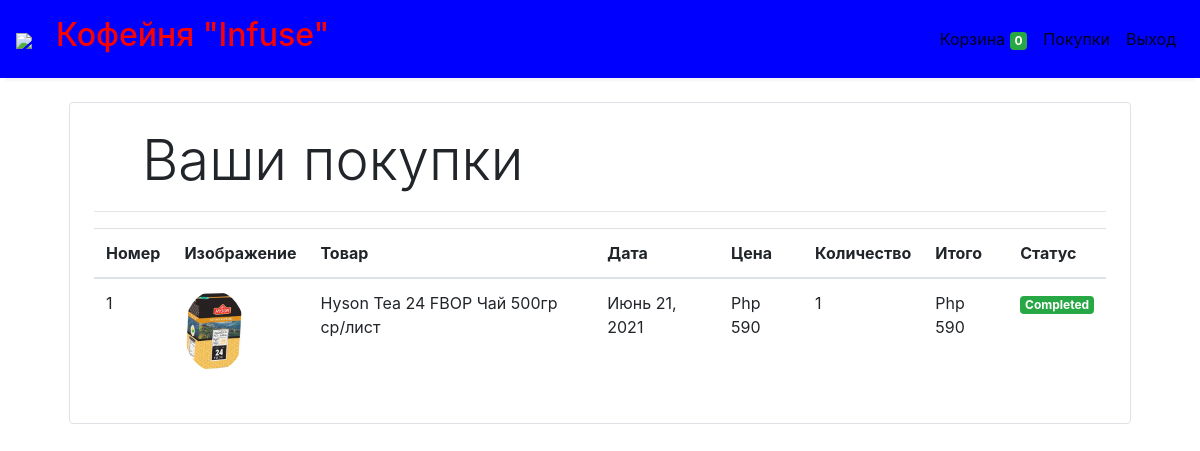
Screenshot of /orders (signed in) with the database file from the repository.
### store/models/orders.py (models this page shows, shortened)
class Order(models.Model):
    product = models.ForeignKey(Products,
                                on_delete=models.CASCADE, verbose_name="Товар")
    customer = models.ForeignKey(Customer,
                                 on_delete=models.CASCADE, verbose_name="Продавец")
    quantity = models.IntegerField(default=1, verbose_name="количество")
    price = models.IntegerField(verbose_name="цена")
    address = models.CharField (max_length=50, default='', blank=True, verbose_name="адрес")
    phone = models.CharField (max_length=50, default='', blank=True,verbose_name="телефон")
    date = models.DateField (default=datetime.datetime.today, verbose_name="дата")
    status = models.BooleanField (default=False, verbose_name="статус")
    class Meta:
        verbose_name="Ордера"
        verbose_name_plural="Ордера"
    @staticmethod
    def get_orders_by_customer(customer_id):
        return Order.objects.filter(customer=customer_id).order_by('-date')

### store/models/product.py (models this page shows, shortened)
class Products(models.Model):
    name = models.CharField(max_length=60, verbose_name="Название")
    price= models.IntegerField(default=0, verbose_name="Цена")
    category= models.ForeignKey(Category,on_delete=models.CASCADE,default=1, verbose_name="Категория" )
    description= models.CharField(max_length=250, default='', blank=True, null= True, verbose_name="Описание")
    image= models.ImageField(upload_to='uploads/products/', verbose_name="Фото")
    class Meta:
        verbose_name="Товары"
        verbose_name_plural="Товары"

### store/middlewares/auth.py (the view)
    def middleware(request):
        print(request.session.get('customer'))
        returnUrl = request.META['PATH_INFO']
        print(request.META['PATH_INFO'])
        if not request.session.get('customer'):
           return redirect(f'login?return_url={returnUrl}')
        response = get_response(request)
        return response

### store/templatetags/custom_filter.py (called while the page is built)
@register.filter(name='currency')
def currency(number):
    return "Php "+str(number)

@register.filter(name='multiply')
def multiply(number , number1):
    return number * number1

### store/views/orders.py (called while the page is built)
    def get(self , request ):
        customer = request.session.get('customer')
        orders = Order.get_orders_by_customer(customer)
        print(orders)
        return render(request , 'orders.html'  , {'orders' : orders})

### store/templates/orders.html
{% extends 'base.html' %}
{% block content %}
{% load cart %}
{% load custom_filter %}
<div class="container">
   <div class="border rounded p-4 m-4">
        <p class="display-4 pl-4 ml-4">Ваши покупки</p>
        <hr>
        <table class="table">
            <thead>
                <tr>
                    <th>Номер</th>
                    <th>Изображение</th>
                    <th>Товар</th>
                    <th>Дата</th>
                    <th>Цена</th>
                    <th>Количество</th>
                    <th>Итого</th>
                    <th>Статус</th>
                </tr>
            </thead>
            <tbody>
                {% for order in orders %}
                <tr>
                    <td>{{forloop.counter}}</td>
                    <td><img style="height: 80px;" class="rounded-circle" src="{{order.product.image.url}}" alt=""></td>
                    <td>{{order.product.name}}</td>
                    <td>{{order.date}}</td>
                    <td>{{order.price|currency}}</td>
                    <td>{{order.quantity}}</td>
                    <td>{{order.quantity|multiply:order.price|currency}}</td>
                    {% if order.status %}
                    <td><small class="badge badge-success">Completed</small></td>
                    {%else%}
                    <td><small class="badge badge-warning">Pending</small></td>
                    {% endif %}
                </tr>
                {% endfor %}
            </tbody>
        </table>
   </div>
</div>
{% endblock %}

### rows the page displays
Order: product.image (picture), product.name "Hyson Tea 24 FBOP Чай 500гр ср/лист", date "Июнь 21, 2021", price "Php 590", quantity "1", quantity|multiply "Php 590", status "Completed"

### other values shown
{{ request.session.cart.keys|length }} "0"
